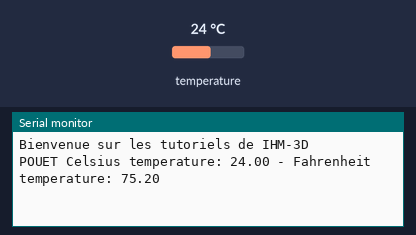
The sketch below on a simulated Arduino Uno, built with avr-gcc and run on an emulated ATmega328P. Shown: the last lines printed to the serial monitor. The test bench sets the inputs (shaded band); at power-on: temperature 24 °C.

Above: at 3.2 s.
3.3 s: temperature set to 12 °C
At 5.2 s:
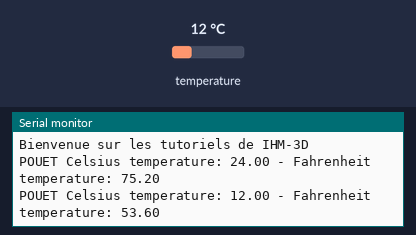
5.4 s: temperature set to 19 °C
At 7.1 s:
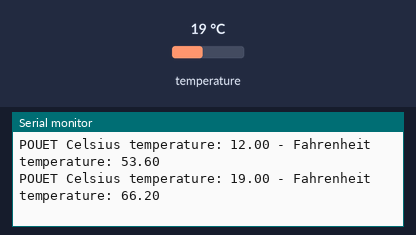
Timing chart, 0 to 8.6 s (numbered marks = the images above; inputs shaded):
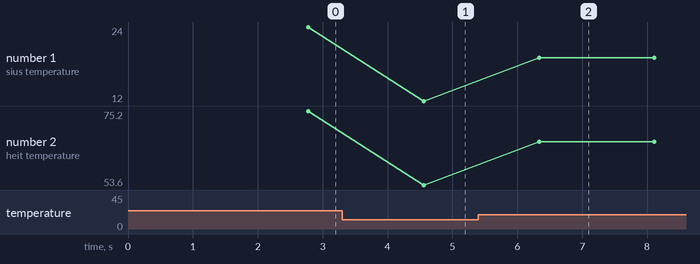

Measured:
- after the input at 3.3 s, the serial monitor: prints a new line after 1.3 s (image 1)
- after the input at 5.4 s, the serial monitor: prints a new line after 0.94 s (image 2)
- plotted number 1: 24 → 12 after the input at 3.3 s, 12 → 19 after the input at 5.4 s
- plotted number 2: 75.2 → 53.6 after the input at 3.3 s, 53.6 → 66.2 after the input at 5.4 s

The sketch:

sketch_temperature_mesure.ino
```cpp
/*********
  Rui Santos
  Complete project details at https://randomnerdtutorials.com
  Based on the Dallas Temperature Library example
*********/

#include <OneWire.h>
#include <DallasTemperature.h>

// Data wire is conntec to the Arduino digital pin 4
#define ONE_WIRE_BUS 4

// Setup a oneWire instance to communicate with any OneWire devices
OneWire oneWire(ONE_WIRE_BUS);

// Pass our oneWire reference to Dallas Temperature sensor
DallasTemperature sensors(&oneWire);

unsigned long previousMillis = 0;//variable delay sans arrêt du programme
const long interval = 1000;// variable delay sans arrêt du programme qui prevoit une lecture de 1 seconde par mesure
DeviceAddress sensorDeviceAddress; //Vérifie la compatibilité des capteurs avec la librairie

void setup(void)
{
  // Start serial communication for debugging purposes
  Serial.begin(9600);
  // Start up the library
  sensors.begin();
  sensors.getAddress(sensorDeviceAddress, 0); //Adresse de la sonde à 0
//  sensors.setResolution(sensorDeviceAddress, 12); //Résolutions

  Serial.println("Bienvenue sur les tutoriels de IHM-3D");

  delay (2000);
}

void loop(void){


  // Call sensors.requestTemperatures() to issue a global temperature and Requests to all devices on the bus
  sensors.requestTemperatures();

  Serial.print("POUET Celsius temperature: ");
  // Why "byIndex"? You can have more than one IC on the same bus. 0 refers to the first IC on the wire
  Serial.print(sensors.getTempCByIndex(0));
  Serial.print(" - Fahrenheit temperature: ");
  Serial.println(sensors.getTempFByIndex(0));
  delay(1000);
}
```
